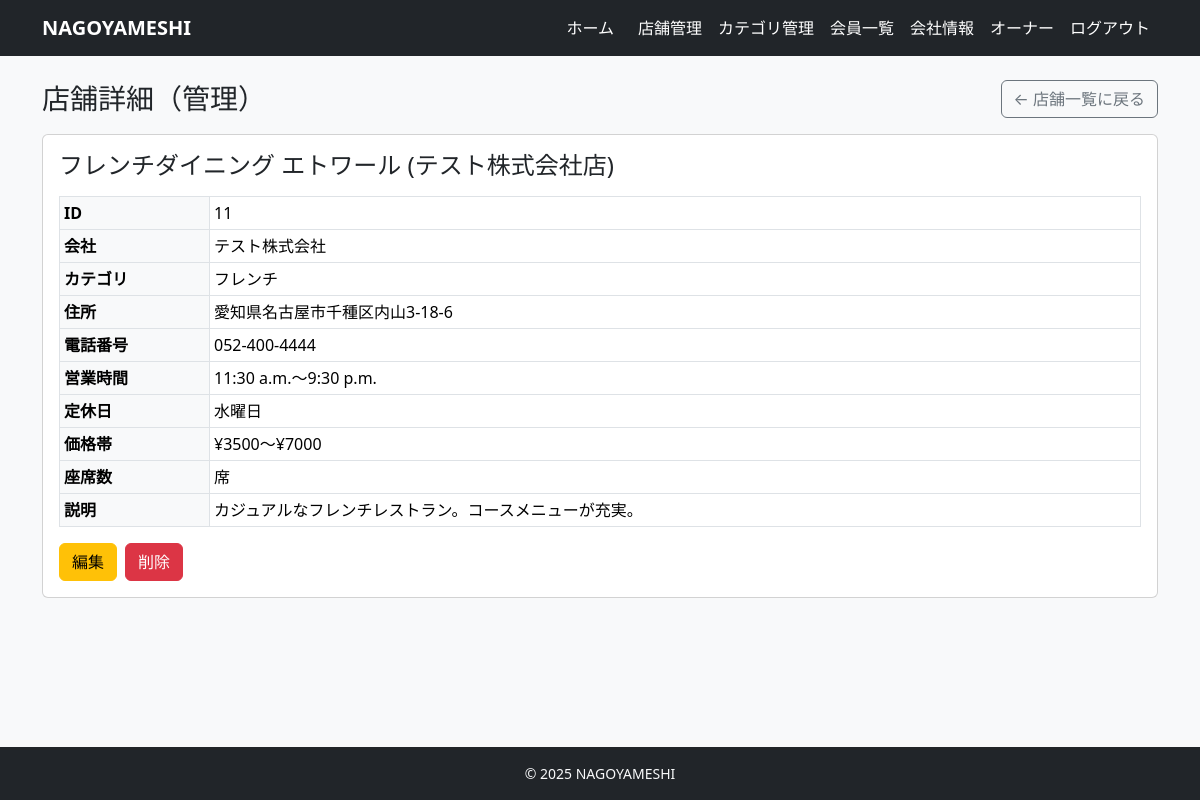
Screenshot of /owner/restaurants/11/ (signed in) with the database file from the repository.
### accounts/models.py (models this page shows, shortened)
class User(AbstractUser):
    username = None  # 使わない（メールログインにする）
    email = models.EmailField(unique=True)
    name = models.CharField(max_length=10)
    name_kana = models.CharField(max_length=10)
    zipcode = models.CharField(max_length=8)
    address = models.CharField(max_length=20)
    tel = models.CharField(max_length=11)
    company = models.ForeignKey(
        'restaurants.Company',
        verbose_name='所属会社',
        on_delete=models.SET_NULL,
        null=True,
        blank=True,
        related_name='staff_members'
    )
    is_paid_member = models.BooleanField(default=False)
    is_owner_member = models.BooleanField(default=False)
    created_at = models.DateTimeField(auto_now_add=True)
    updated_at = models.DateTimeField(auto_now=True)
    USERNAME_FIELD = 'email'
    REQUIRED_FIELDS = ['name', 'name_kana', 'zipcode', 'address', 'tel']
    objects = CustomUserManager()

### restaurants/models.py (models this page shows, shortened)
class Restaurant(models.Model):
    company = models.ForeignKey(
        Company,
        on_delete=models.CASCADE,
        related_name='restaurants',
    )
    category = models.ForeignKey(
        Category,
        on_delete=models.PROTECT,
        related_name='restaurants',
    )
    owner = models.ForeignKey(
        settings.AUTH_USER_MODEL,
        on_delete=models.CASCADE,
        related_name="my_restaurants",
        null=True,
        blank=True,
    )
    name = models.CharField(max_length=100)
    image = models.ImageField(upload_to='restaurant/', blank=True, null=True)
    description = models.TextField(blank=True)
    price_min = models.IntegerField()
    price_max = models.IntegerField()
    open_time = models.TimeField()
    close_time = models.TimeField()
    zipcode = models.CharField(max_length=10)
    address = models.CharField(max_length=200)
    tel = models.CharField(max_length=20)
    holiday = models.CharField(max_length=50, blank=True)  # 定休日
    created_at = models.DateTimeField(auto_now_add=True)
    updated_at = models.DateTimeField(auto_now=True)

class Company(models.Model):
    owner = models.OneToOneField(
        settings.AUTH_USER_MODEL,
        on_delete=models.CASCADE,
        related_name="owned_company",
        null=True,  # 既存データがあるなら最初は許可しておくと楽
        blank=True,
    )
    name = models.CharField(max_length=100)
    representative = models.CharField(max_length=100)
    established_at = models.DateField(null=True, blank=True)
    zipcode = models.CharField(max_length=10)
    address = models.CharField(max_length=200)
    business = models.TextField()  # 事業内容
    created_at = models.DateTimeField(auto_now_add=True)
    updated_at = models.DateTimeField(auto_now=True)

class Category(models.Model):
    company = models.ForeignKey(
        'Company',  # 文字列で指定しておくと定義順を気にせんでええけん無難や
        verbose_name="会社",
        on_delete=models.CASCADE, # 会社が消えたらカテゴリも消える
        null=True,  # 既存データがある場合に備えて一時的にTrue推奨
        blank=True
    )
    name = models.CharField("カテゴリ名", max_length=50)
    is_active = models.BooleanField("有効フラグ", default=True)
    created_at = models.DateTimeField(auto_now_add=True)
    updated_at = models.DateTimeField(auto_now=True)

### restaurants/views.py (the view)
# urls.py: path("owner/restaurants/<int:pk>/", views.OwnerRestaurantDetailView.as_view(), name="owner_restaurant_detail"), # 詳細
class OwnerRestaurantDetailView(LoginRequiredMixin, UserPassesTestMixin, DetailView):
    model = Restaurant
    template_name = "restaurants/owner_restaurant_detail.html"
    context_object_name = "restaurant"
    def test_func(self):
        restaurant = self.get_object()
        user = self.request.user
        return (user.is_authenticated
                and getattr(user, "is_owner_member", False)
                and hasattr(user, "company")
                and restaurant.company == user.company)

### templates/restaurants/owner_restaurant_detail.html (shortened to what this page needs)
{% extends "base.html" %}
{% block content %}
<div class="d-flex justify-content-between align-items-center mb-3">
    <h1 class="h3 mb-0">店舗詳細（管理）</h1>
    <a href="{% url 'restaurants:owner_restaurant_list' %}" class="btn btn-outline-secondary">
        ← 店舗一覧に戻る
    </a>
</div>
<div class="card">
    <div class="card-body">
        <div class="row">
            <div class="{% if restaurant.image %}col-md-8{% else %}col-12{% endif %}">
                <h2 class="h4 mb-3">{{ restaurant.name }}</h2>
                <table class="table table-sm table-bordered">
                    <tbody>
                        <tr>
                            <th style="width: 150px;" class="bg-light">ID</th>
                            <td>{{ restaurant.id }}</td>
                        </tr>
                        <tr>
                            <th class="bg-light">会社</th>
                            <td>{{ restaurant.company.name }}</td>
                        </tr>
                        <tr>
                            <th class="bg-light">カテゴリ</th>
                            <td>{{ restaurant.category.name }}</td>
                        </tr>
                        <tr>
                            <th class="bg-light">住所</th>
                            <td>{{ restaurant.address }}</td>
                        </tr>
                        <tr>
                            <th class="bg-light">電話番号</th>
                            <td>{{ restaurant.tel }}</td>
                        </tr>
                        <tr>
                            <th class="bg-light">営業時間</th>
                            <td>{{ restaurant.open_time }}〜{{ restaurant.close_time }}</td>
                        </tr>
                        <tr>
                            <th class="bg-light">定休日</th>
                            <td>{{ restaurant.holiday }}</td>
                        </tr>
                        <tr>
                            <th class="bg-light">価格帯</th>
                            <td>¥{{ restaurant.price_min }}〜¥{{ restaurant.price_max }}</td>
                        </tr>
                        <tr>
                            <th class="bg-light">座席数</th>
                            <td>{{ restaurant.seats }}席</td>
                        </tr>
                        <tr>
                            <th class="bg-light">説明</th>
                            <td>{{ restaurant.description|linebreaksbr }}</td>
                        </tr>
                    </tbody>
                </table>
                <div class="d-flex gap-2 mt-3">
                    <a href="{% url 'restaurants:owner_restaurant_update' restaurant.pk %}" class="btn btn-warning">
                         編集
                    </a>
                    <a href="{% url 'restaurants:owner_restaurant_delete' restaurant.pk %}" class="btn btn-danger">
                         削除
                    </a>
                </div>
            </div>
        </div>
    </div>
</div>
{% endblock %}

### templates/base.html (shortened to what this page needs)
<!DOCTYPE html>
<html lang="ja">
<head>
    <link href="https://cdn.jsdelivr.net/npm/bootstrap@5.3.3/dist/css/bootstrap.min.css" rel="stylesheet"
>
</head>
<body class="bg-light d-flex flex-column min-vh-100">
    <nav class="navbar navbar-expand-lg navbar-dark bg-dark mb-4">
        <div class="container">
            <a class="navbar-brand fw-bold" href="/">NAGOYAMESHI</a>
            <div class="collapse navbar-collapse" id="navbarNav">
                <ul class="navbar-nav ms-auto align-items-center">
                    {% if user.is_authenticated %}
                    {% if user.is_owner_member %}
                    <li class="nav-item">
                        <a class="nav-link me-2" href="{% url 'restaurants:owner_dashboard' %}">ホーム</a>
                    </li>
                    {% else %}
                    <li class="nav-item">
                        <a class="nav-link me-2" href="{% url 'restaurants:restaurant_list' %}">ホーム</a>
                    </li>
                    {% endif %}
                    {% if user.is_owner_member %}
                    <li class="nav-item"><a class="nav-link"
                            href="{% url 'restaurants:owner_restaurant_list' %}">店舗管理</a></li>
                    <li class="nav-item"><a class="nav-link"
                            href="{% url 'restaurants:owner_category_list' %}">カテゴリ管理</a></li>
                    <li class="nav-item"><a class="nav-link" href="{% url 'restaurants:owner_member_list' %}">会員一覧</a>
                    </li>
                    <li class="nav-item"><a class="nav-link" href="{% url 'restaurants:company_detail' %}">会社情報</a></li>
                    {% endif %}
                    {% if not user.is_owner_member %}
                    <li class="nav-item dropdown ms-2">
                        <a class="nav-link dropdown-toggle" href="#" id="navbarDropdown" role="button"
                            data-bs-toggle="dropdown" aria-expanded="false">
                            {{ user.name|default:user.email }}
                        </a>
                        <ul class="dropdown-menu dropdown-menu-end" aria-labelledby="navbarDropdown">
                            <li><a class="dropdown-item" href="{% url 'accounts:user_profile' %}">会員情報</a></li>
                            <li><a class="dropdown-item" href="{% url 'reservations:reservation_list' %}">予約一覧</a></li>
                            <li><a class="dropdown-item" href="{% url 'restaurants:my_favorite_list' %}">お気に入り一覧</a>
                            </li>
                            <li>
                                <hr class="dropdown-divider">
                            </li>
                            <li><a class="dropdown-item" href="{% url 'accounts:payment_method' %}">お支払い方法</a></li>
                            <li><a class="dropdown-item" href="{% url 'accounts:subscription_cancel' %}">有料プラン解約</a>
                            </li>
                            <li>
                                <hr class="dropdown-divider">
                            </li>
                            <li>
                                <form method="post" action="{% url 'accounts:logout' %}">
                                    {% csrf_token %}
                                    <button type="submit" class="dropdown-item w-100 text-start">
                                        ログアウト
                                    </button>
                                </form>
                            </li>
                        </ul>
                    </li>
                    {% else %}
                    <li class="nav-item ms-2">
                        <span class="navbar-text me-2">{{ user.name|default:user.email }}</span>
                    </li>
                    <li class="nav-item">
                        <form method="post" action="{% url 'accounts:logout' %}" class="d-inline">
                            <button type="submit" class="btn btn-link nav-link">
                                ログアウト
                            </button>
                        </form>
                    </li>
                    {% endif %}
                    {% endif %}
                </ul>
            </div>
        </div>
    </nav>
    <main class="container mb-5 flex-grow-1">
        {% block content %}{% endblock %}
    </main>
    <footer class="bg-dark text-light py-3 mt-auto">
        <div class="container text-center small">
            &copy; {{ now|default:"2025" }} NAGOYAMESHI
        </div>
    </footer>
</body>
</html>

### templates/base.html (style rules this page uses)
.navbar.navbar-dark .navbar-brand, .navbar.navbar-dark .navbar-text, .navbar.navbar-dark .navbar-nav .nav-link, .navbar.navbar-dark .navbar-nav .nav-link:visited, .navbar.navbar-dark .btn-link.nav-link, .navbar.navbar-dark .dropdown-toggle { color: #ffffff !important; }

### rows the page displays
User: name "オーナー"
Restaurant: name "フレンチダイニング エトワール (テスト株式会社店)", id "11", company.name "テスト株式会社", category.name "フレンチ", address "愛知県名古屋市千種区内山3-18-6", tel "052-400-4444", open_time "11:30 a.m.", close_time "9:30 p.m.", holiday "水曜日", price_min "3500", price_max "7000", description "カジュアルなフレンチレストラン。コースメニューが充実。"

### other values shown
{{ now|default:"2025" }} "2025"
